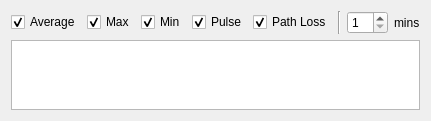
  <widget class="QWidget" name="chartContainer" native="true">
   <property name="geometry">
    <rect>
     <x>0</x>
     <y>320</y>
     <width>381</width>
     <height>121</height>
    </rect>
   </property>
   <property name="sizePolicy">
    <sizepolicy hsizetype="Expanding" vsizetype="Expanding">
     <horstretch>0</horstretch>
     <verstretch>0</verstretch>
    </sizepolicy>
   </property>
   <property name="windowTitle">
    <string>Chart</string>
   </property>
   <layout class="QVBoxLayout" name="verticalLayout_3">
    <item>
     <layout class="QHBoxLayout" name="seriesLayout">
      <item>
       <widget class="QCheckBox" name="displayAverage">
        <property name="toolTip">
         <string>Display average power series on chart</string>
        </property>
        <property name="text">
         <string>Average</string>
        </property>
        <property name="checked">
         <bool>true</bool>
        </property>
       </widget>
      </item>
      <item>
       <widget class="QCheckBox" name="displayMax">
        <property name="toolTip">
         <string>Display maximum peak power series on chart</string>
        </property>
        <property name="text">
         <string>Max</string>
        </property>
        <property name="checked">
         <bool>true</bool>
        </property>
       </widget>
      </item>
      <item>
       <widget class="QCheckBox" name="displayMin">
        <property name="toolTip">
         <string>Display minimum peak power series on chart</string>
        </property>
        <property name="text">
         <string>Min</string>
        </property>
        <property name="checked">
         <bool>true</bool>
        </property>
       </widget>
      </item>
      <item>
       <widget class="QCheckBox" name="displayPulseAverage">
        <property name="toolTip">
         <string>Display pulse average power series on chart</string>
        </property>
        <property name="text">
         <string>Pulse</string>
        </property>
        <property name="checked">
         <bool>true</bool>
        </property>
       </widget>
      </item>
      <item>
       <widget class="QCheckBox" name="displayPathLoss">
        <property name="toolTip">
         <string>Display path loss series on chart</string>
        </property>
        <property name="text">
         <string>Path Loss</string>
        </property>
        <property name="checked">
         <bool>true</bool>
        </property>
       </widget>
      </item>
      <item>
       <widget class="Line" name="line_19">
        <property name="orientation">
         <enum>Qt::Vertical</enum>
        </property>
       </widget>
      </item>
      <item>
       <widget class="QSpinBox" name="displayMins">
        <property name="toolTip">
         <string>Display the specified last number of minutes worth of power measurements</string>
        </property>
        <property name="minimum">
         <number>1</number>
        </property>
        <property name="maximum">
         <number>10</number>
        </property>
       </widget>
      </item>
      <item>
       <widget class="QLabel" name="displayMinsLabel">
        <property name="text">
         <string>mins</string>
        </property>
       </widget>
      </item>
      <item>
       <spacer name="horizontalSpacer_8">
        <property name="orientation">
         <enum>Qt::Horizontal</enum>
        </property>
        <property name="sizeHint" stdset="0">
         <size>
          <width>40</width>
          <height>20</height>
         </size>
        </property>
       </spacer>
      </item>
     </layout>
    </item>
    <item>
     <widget class="QChartView" name="powerChart">
      <property name="minimumSize">
       <size>
        <width>200</width>
        <height>0</height>
       </size>
      </property>
      <property name="toolTip">
       <string>Power vs time</string>
      </property>
     </widget>
    </item>
   </layout>
  </widget>
